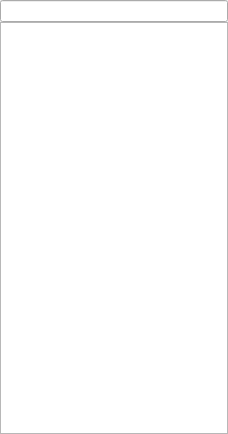
<ui version="4.0" >
 <class>Form</class>
 <widget class="QWidget" name="Form" >
  <property name="geometry" >
   <rect>
    <x>0</x>
    <y>0</y>
    <width>228</width>
    <height>434</height>
   </rect>
  </property>
  <property name="windowTitle" >
   <string>Form</string>
  </property>
  <layout class="QVBoxLayout" >
   <property name="spacing" >
    <number>0</number>
   </property>
   <property name="margin" >
    <number>0</number>
   </property>
   <item>
    <widget class="QLineEdit" name="lineEdit" />
   </item>
   <item>
    <widget class="QListView" name="listView" >
     <property name="alternatingRowColors" >
      <bool>false</bool>
     </property>
     <property name="selectionBehavior" >
      <enum>QAbstractItemView::SelectRows</enum>
     </property>
     <property name="layoutMode" >
      <enum>QListView::Batched</enum>
     </property>
     <property name="uniformItemSizes" >
      <bool>true</bool>
     </property>
    </widget>
   </item>
  </layout>
 </widget>
 <resources/>
 <connections/>
</ui>
